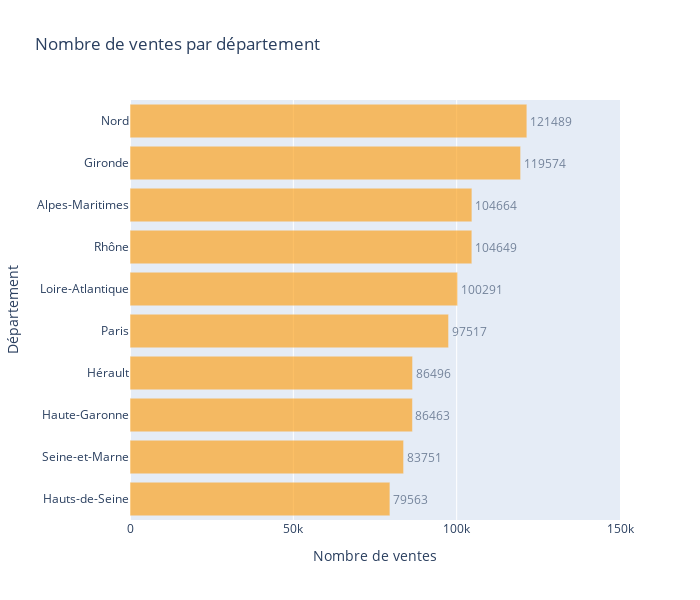

The code cell stored with this chart in its notebook:
### Code cell
dict_nb_ventes = pd.DataFrame(data["Code departement"].value_counts().head(10)).reset_index()
dict_nb_ventes.columns = ["Code departement","Nombre de ventes"]
for i in dict_nb_ventes["Code departement"]:
    dict_nb_ventes.loc[dict_nb_ventes["Code departement"]== i,"Département"] = DEPARTMENTS.get(str(i))
   
dict_nb_ventes

# (Only countries with more than 100 case are considered)

act = '#fe9801'
temp = dict_nb_ventes
temp = temp.sort_values('Code departement', ascending=False)

fig = px.bar(temp.sort_values('Nombre de ventes', ascending=False).head(10).sort_values('Nombre de ventes', ascending=True), 
             x="Nombre de ventes", y="Département", text='Nombre de ventes', orientation='h', 
             width=700, height=600, range_x = [0, 150000], title='Nombre de ventes par département')
fig.update_traces(marker_color=act, opacity=0.6, textposition='outside')
fig.show()

### Figure 1 — Plotly figure (JSON) as saved in the notebook; plotly's stock layout.template omitted (floating-point values rounded to 4 significant figures)
{"data": [{"alignmentgroup": "True", "hovertemplate": "Nombre de ventes=%{text}<br>Département=%{y}<extra></extra>", "legendgroup": "", "marker": {"color": "#fe9801", "pattern": {"shape": ""}}, "name": "", "offsetgroup": "", "opacity": 0.6, "orientation": "h", "showlegend": false, "text": [79563, 83751, 86463, 86496, 97517, 100291, 104649, 104664, 119574, 121489], "textposition": "outside", "type": "bar", "x": [79563, 83751, 86463, 86496, 97517, 100291, 104649, 104664, 119574, 121489], "xaxis": "x", "y": ["Hauts-de-Seine", "Seine-et-Marne", "Haute-Garonne", "Hérault", "Paris", "Loire-Atlantique", "Rhône", "Alpes-Maritimes", "Gironde", "Nord"], "yaxis": "y"}], "layout": {"barmode": "relative", "height": 600, "legend": {"tracegroupgap": 0}, "title": {"text": "Nombre de ventes par département"}, "width": 700, "xaxis": {"anchor": "y", "domain": [0, 1], "range": [0, 150000], "title": {"text": "Nombre de ventes"}}, "yaxis": {"anchor": "x", "domain": [0, 1], "title": {"text": "Département"}}}}
